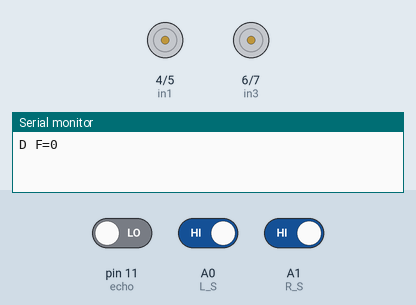
The sketch below on a simulated Arduino Uno, built with avr-gcc and run on an emulated ATmega328P. Shown: motor-driver pin pairs drawn as motors (green arrow = first pin HIGH = forward, orange = second pin HIGH = backward, longer = more drive, scaled by the enable pin), the last lines printed to the serial monitor. The inputs (shaded band) are chosen by the test bench; at power-on: A0 (L_S) HIGH, A1 (R_S) HIGH, pin 11 (echo) LOW.

Above: at 2.7 s.
2.8 s: A0 (L_S) driven LOW
At 4.0 s:
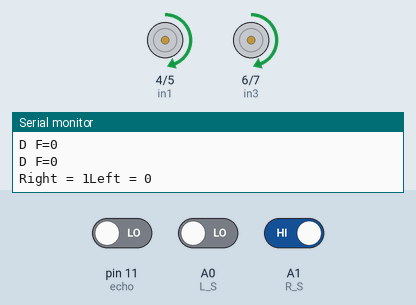
5.0 s: A1 (R_S) driven LOW
At 7.2 s:
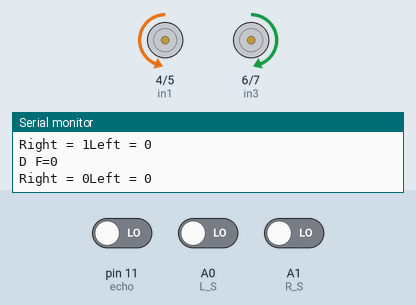
8.5 s: A1 (R_S) driven HIGH
At 8.82 s:
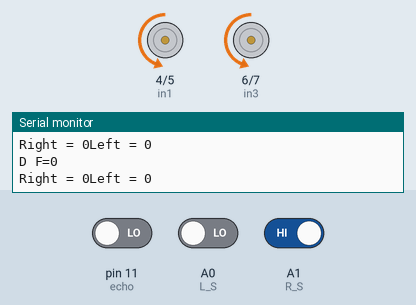
Timing chart, 0 to 11.5 s (numbered marks = the images above; inputs shaded):
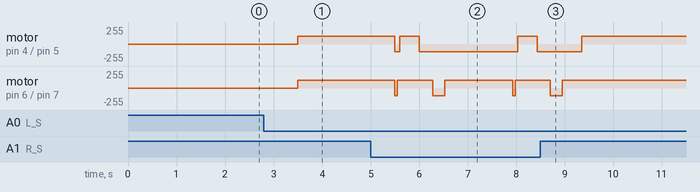

The sketch:

LFOA-final.ino
```cpp
#define enA 3
#define in1 4
#define in2 5
#define in3 6
#define in4 7
#define enB 9

#define L_S A0
#define R_S A1

#define echo 11
#define trigger 12


int Set=15;
int distance_F;

unsigned long lastMillis = 0;
unsigned long interval = 100;

void setup(){

Serial.begin(115200);

pinMode(R_S, INPUT);
pinMode(L_S, INPUT);

pinMode(echo, INPUT );
pinMode(trigger, OUTPUT);

pinMode(enA, OUTPUT);
pinMode(in1, OUTPUT);
pinMode(in2, OUTPUT);
pinMode(in3, OUTPUT);
pinMode(in4, OUTPUT);
pinMode(enB, OUTPUT);

analogWrite(enA, 115);
analogWrite(enB, 115);

distance_F = Ultrasonic_read();

delay(500);

}

void loop(){
distance_F = Ultrasonic_read();
Serial.print("D F=");Serial.println(distance_F);

//if Right and Left Sensor are at white color then it'll turn left and forward for both 50 milliseconds
if((digitalRead(R_S) == 0)&&(digitalRead(L_S) == 0)){
      if(millis() - lastMillis >= interval){
        lastMillis = millis();

         turnLeft(); delay(50); forward();delay(50);
      }
}

//if Right Sensor and Left Sensor are at White color then it will call forword function
 if((digitalRead(R_S) == 0)&&(digitalRead(L_S) == 0)){
   Serial.print("Right = 0"); Serial.println("Left = 0");
  if(distance_F > Set)
  {Serial.println("No object"); forward();} else{ avoid();}
 }

//if Right Sensor is Black and Left Sensor is White then it will call turn Right function
else if((digitalRead(R_S) == 1)&&(digitalRead(L_S) == 0)){
  Serial.print("Right = 1"); Serial.println("Left = 0"); turnRight();}

//if Right Sensor is White and Left Sensor is Black then it will call turn Left function
else if((digitalRead(R_S) == 0)&&(digitalRead(L_S) == 1)){
  Serial.print("Right = 0"); Serial.println("Left = 1"); turnLeft();}


}

long Ultrasonic_read(){
  digitalWrite(trigger, LOW);
  delayMicroseconds(2);
  digitalWrite(trigger, HIGH);
  delayMicroseconds(10);
  long time = pulseIn (echo, HIGH);
  return time / 29 / 2;
}

void avoid(){
    if(distance_F < Set){
  turnRight();
  delay(400);
  forward();
  delay(275);
  turnLeft();
  delay(250);
  forward();
  delay(400);

//if it detects black either left or right sensor after avoiding the object, it'll turn right for 100 milliseconds
  if((digitalRead(R_S) == 1)||(digitalRead(L_S) == 1)){turnRight(); delay(100);}

    }delay(2);

}


void forward(){
digitalWrite(in1, LOW);
digitalWrite(in2, HIGH);
digitalWrite(in3, HIGH);
digitalWrite(in4, LOW);
}

void backword(){
digitalWrite(in1, HIGH);
digitalWrite(in2, LOW);
digitalWrite(in3, LOW);
digitalWrite(in4, HIGH);
}

void turnRight(){
digitalWrite(in1, HIGH);
digitalWrite(in2, LOW);
digitalWrite(in3, HIGH);
digitalWrite(in4, LOW);
}

void turnLeft(){
digitalWrite(in1, LOW);
digitalWrite(in2, HIGH);
digitalWrite(in3, LOW);
digitalWrite(in4, HIGH);
}

void Stop(){
digitalWrite(in1, LOW);
digitalWrite(in2, LOW);
digitalWrite(in3, LOW);
digitalWrite(in4, LOW);
}
```

Measured:
- after the input at 2.8 s, motor on pin 4 (in1) / pin 5 (in2), motor on pin 6 (in3) / pin 7 (in4): stopped → forward 115/255 after 0.70 s
- after the input at 5.0 s, motor on pin 4 (in1) / pin 5 (in2): goes backward 115/255 0.10 s, forward 115/255 0.40 s, backward 115/255 2.0 s, forward 115/255 0.40 s, then backward 115/255, starting after 0.50 s; motor on pin 6 (in3) / pin 7 (in4): forward 115/255 → backward 115/255 after 1.3 s, → forward 115/255 0.25 s later
- after the input at 8.5 s, motor on pin 6 (in3) / pin 7 (in4): goes on until 9.0 s, then stays forward 115/255
